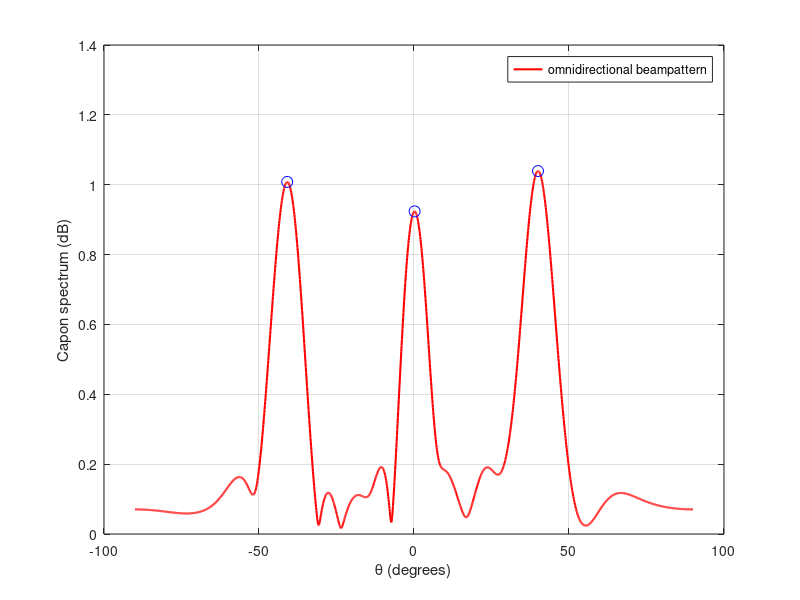

Source code (MATLAB):


clc;
clear all;
close all;
addpath('./functions');

rng(42); 

%% 参数设置
M = 10;                     % 天线数（提高分辨率，使三峰分离）
N = 512;                    % 快拍数
c = ones(M, 1) * 1/M;             % 发射功率常数
% c = rand(M, 1);
% 目标
theta_targets = [-40, 0, 40];   % 度
beta = [1, 1, 1];

% 角度扫描
theta_grid = -90:0.1:90;
L = length(theta_grid);

% 导向矢量函数 (均匀线阵，半波长间距)
afun = @(theta) exp(1j * pi * (0:M-1)' * sind(theta));

A = zeros(M, length(theta_targets));
for k = 1:length(theta_targets)
    A(:,k) = afun(theta_targets(k));
end

%% Capon MSE with the optimal beampattern matching design
%% 1 生成发射信号
x = sqrt(1/M) * (randn(M, N) + 1j*randn(M, N)) / sqrt(2);
%% 生成目标回波
y_target = zeros(M, N);
for k = 1:length(theta_targets)
    a = afun(theta_targets(k));
    y_target = y_target + beta(k) * a * (a.' * x);
end
%% 生成噪声
sigma2_dB = -20;
sigma2 = 10^(-sigma2_dB/10);
noise = sqrt(sigma2) * (randn(M, N) + 1j*randn(M, N)) / sqrt(2);

%% 总接收信号
y = y_target + noise;
% 样本协方差矩阵
Rxx = (x * x') / N;
Ryy = (y * y') / N;
Ryx = (y * x') / N;
Capon_omni = zeros(L, 1);
%% 扫描每个角度
% ========== Capon 空间谱, 严格按照公式(36) ==========
for idx = 1:L
    theta = theta_grid(idx);
    a = afun(theta);
    num_capon = a' / Ryy * Ryx * conj(a);
    denom_capon = (a' / Ryy * a) * (a.' * Rxx * conj(a));
    % Capon 谱值
    Capon_omni(idx) = (num_capon) / (denom_capon);   % 通常取模平方，保证为正
end
Capon_omni = abs(Capon_omni);
Capon_omni_norm = Capon_omni / max(Capon_omni);
[peaks, locs] = findpeaks(Capon_omni_norm, 'MinPeakHeight', 0.7*max(Capon_omni_norm), 'MinPeakDistance', 5);

%% 
figure(1);

plot(theta_grid, Capon_omni, 'r-', 'LineWidth', 1.5); hold on;
plot(theta_grid(locs), Capon_omni(locs), 'bo', 'MarkerSize', 8); hold on;
xlabel('\theta (degrees)');
ylabel('Capon spectrum (dB)');
legend('omnidirectional beampattern');
grid on; 
% xlim([-90, 90]);
% ylim([-90, 90]);
